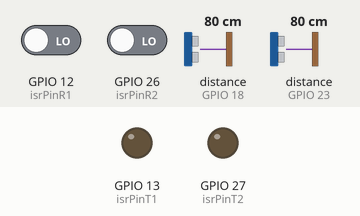
This sketch was run on a simulated ESP32. Parts: output pins drawn as LEDs (lit = HIGH). Wiring (inferred from the names in the program): 2 × ultrasonic range finder: trigger GPIO 5, echo GPIO 18 / trigger GPIO 19, echo GPIO 23. The test bench sets the inputs (shaded band); at power-on: distance to the obstacle (sensors on GPIO 18, GPIO 23) 80 cm, GPIO 12 (isrPinR1) LOW, GPIO 26 (isrPinR2) LOW. The echo pulse lasts 58.3 µs per cm; pins used as bus, display or sensor lines are not drawn; what the sketch prints to the serial monitor is not drawn.

Above: at 1.2 s.
1.3 s: distance to the obstacle (sensor on GPIO 18) set to 27 cm
2.8 s: distance to the obstacle (sensor on GPIO 18) set to 22 cm
At 3.9 s:
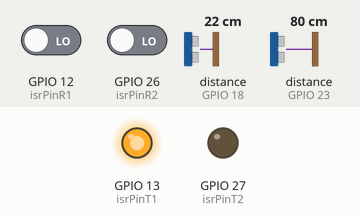
4.3 s: distance to the obstacle (sensor on GPIO 23) set to 27 cm
5.8 s: distance to the obstacle (sensor on GPIO 23) set to 23 cm
At 7.0 s:
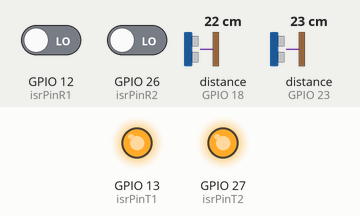
7.3 s: GPIO 12 (isrPinR1) driven HIGH
8.8 s: GPIO 26 (isrPinR2) driven HIGH
Timing chart, 0 to 11.3 s (numbered marks = the images above; inputs shaded):
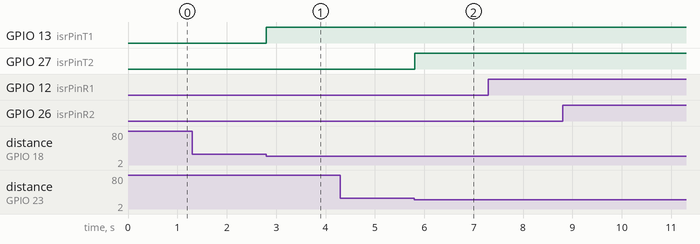

The sketch:

test_esp_interrupt_2_sr04.ino
```cpp
/* testing response of code to 2 interrupts by 2 sr04
 * will display values only if condition is met
 * will also include code to detect wrong direction
 * of travel based on which sr04 gets triggered first
 *
 * great success!
 */

#define echo1 18
#define trig1 5
#define echo2 23
#define trig2 19
#define isrPinT1 13
#define isrPinR1 12
#define isrPinT2 27
#define isrPinR2 26

portMUX_TYPE mux = portMUX_INITIALIZER_UNLOCKED;

double d1, t1, t2, d2;
volatile bool trig1st, trig2nd, wrongDirection;
volatile unsigned long millis1, millis2; // millis() to check time of when they got triggered

void IRAM_ATTR ISR_trig1(){
  portENTER_CRITICAL_ISR(&mux);
  trig1st = true;
  millis1 = millis();
  portEXIT_CRITICAL_ISR(&mux);
}

void IRAM_ATTR ISR_trig2(){
  portENTER_CRITICAL_ISR(&mux);
  trig2nd = true;
  millis2 = millis();
  portEXIT_CRITICAL_ISR(&mux);
}

void setup() {
  // put your setup code here, to run once:
  Serial.begin(9600);

  pinMode(echo1, INPUT);
  pinMode(trig1, OUTPUT);
  pinMode(echo2, INPUT);
  pinMode(trig2, OUTPUT);
  pinMode(isrPinT1, OUTPUT);
  pinMode(isrPinR1, INPUT);
  pinMode(isrPinT2, OUTPUT);
  pinMode(isrPinR2, INPUT);

  digitalWrite(isrPinT1, LOW);
  digitalWrite(isrPinT2, LOW);
  digitalWrite(trig1, LOW);
  digitalWrite(trig2, LOW);

  trig1st = false;
  trig2nd = false;
  wrongDirection = false;
  d1 = 0;
  d2 = 0;
  t1 = 0;
  t2 = 0;
  millis1 = 0;
  millis2 = 0;

  attachInterrupt(digitalPinToInterrupt(isrPinR1), ISR_trig1, RISING);
  attachInterrupt(digitalPinToInterrupt(isrPinR2), ISR_trig2, RISING);
}

void loop() {
  // put your main code here, to run repeatedly:
  trigger1();

  if(d1 >= 15 && d1 <= 25){
    portENTER_CRITICAL(&mux);
    digitalWrite(isrPinT1, HIGH);
    portEXIT_CRITICAL(&mux);
  }

  if(trig1st){
    portENTER_CRITICAL(&mux);
    digitalWrite(isrPinT1, LOW);
    trig1st = false;
    portEXIT_CRITICAL(&mux);
    if((millis1 < millis2) || (millis2 == 0 && millis1 !=0)){
    Serial.print(d1);
    Serial.print("    ,  ");
    Serial.println(d2);
    }
  }

  trigger2();

  if(d2 >= 15 && d2 <= 25){
    portENTER_CRITICAL(&mux);
    digitalWrite(isrPinT2, HIGH);
    portEXIT_CRITICAL(&mux);
  }

  if(trig2nd){
    portENTER_CRITICAL(&mux);
    trig2nd = false;
    digitalWrite(isrPinT2, LOW);
    if((millis1 > millis2) || (millis1 == 0 && millis2 != 0))
      wrongDirection = true;
    portEXIT_CRITICAL(&mux);
  }

  if(wrongDirection){
    Serial.println("Wrong direction");
    portENTER_CRITICAL(&mux);
    wrongDirection = false;
    portEXIT_CRITICAL(&mux);
  }

  millis1 = 0;
  millis2 = 0;
}

void trigger1(){
  delayMicroseconds(10);
  digitalWrite(trig1, HIGH);
  delayMicroseconds(13);
  digitalWrite(trig1, LOW);


  t1 = pulseIn(echo1, HIGH, 2500L);
  d1 = t1 / 58;
}

void trigger2(){
  delayMicroseconds(10);
  digitalWrite(trig2, HIGH);
  delayMicroseconds(13);
  digitalWrite(trig2, LOW);

  t2 = pulseIn(echo2, HIGH, 2500L);

  d2 = t2 / 58;
}
```

Measured:
- the behaviour switches between 25 and 24 cm on distance to the obstacle (sensor on GPIO 18) (found by bisection; images 0 and 1)
- the behaviour switches between 25 and 24 cm on distance to the obstacle (sensor on GPIO 23) (found by bisection; images 1 and 2)
- after the input at 1.3 s, every drawn part: stays the same
- after the input at 2.8 s, GPIO 13 (isrPinT1): LOW → HIGH at once
- after the input at 4.3 s, every drawn part: stays the same
- after the input at 5.8 s, GPIO 27 (isrPinT2): LOW → HIGH at once
